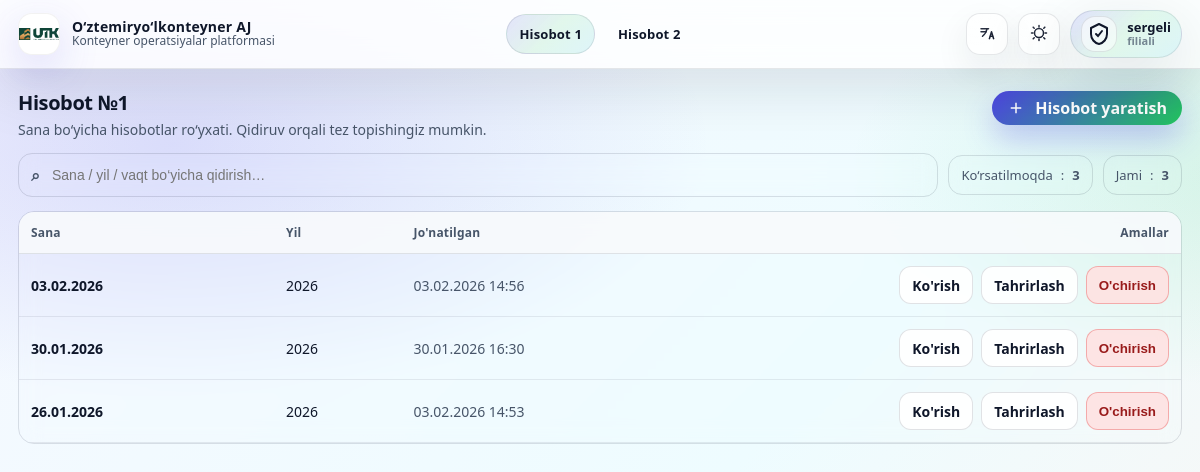
Page /station/table-1/ (signed in) on the earlier database version.
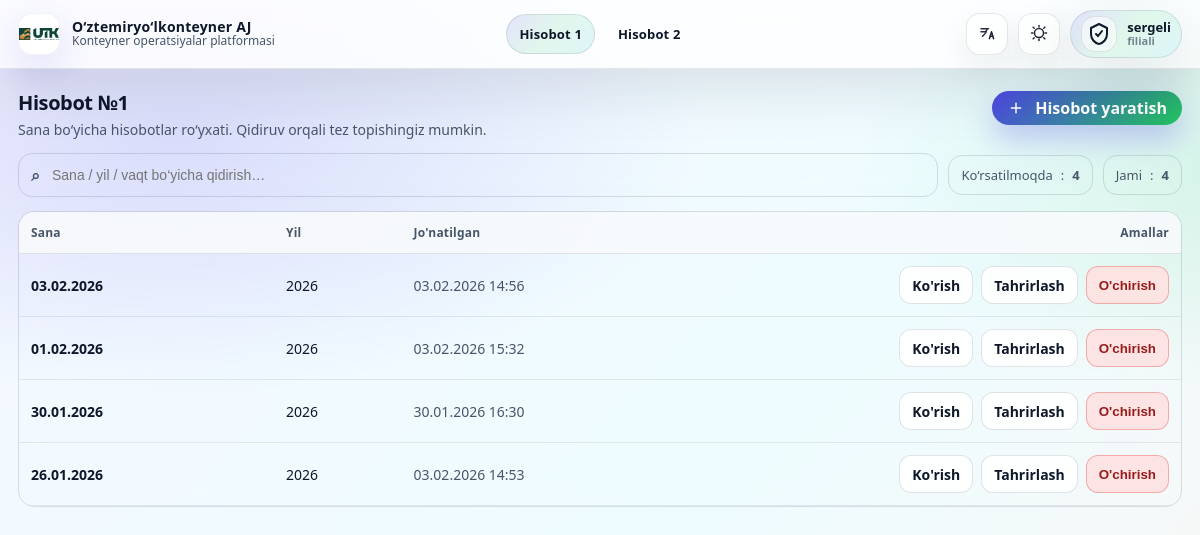
Same page on the later database version.
### reports/models.py (models this page shows, shortened)
class StationDailyTable1(models.Model):
    station_user = models.ForeignKey(User, on_delete=models.CASCADE, related_name='daily_table1')
    date = models.DateField()
    shift = models.CharField(max_length=10, choices=SHIFT_CHOICES)
    data = models.JSONField(default=dict)
    submitted_at = models.DateTimeField(auto_now=True)
    class Meta:
        unique_together = ('station_user', 'date', 'shift')

### reports/views.py (the view)
# urls.py: path('station/table-1/', station_table_1_list, name='station_table_1_list'),
@login_required
def station_table_1_list(request):
    if request.user.is_staff or request.user.is_superuser:
        return redirect("admin_table1_reports")
    qs = (
        StationDailyTable1.objects
        .filter(station_user=request.user, shift="total")
        .order_by("-date")
    )
    per_page = _read_int(request.GET.get("per_page")) or 10
    if per_page not in (5, 10, 20, 50):
        per_page = 10
    paginator = Paginator(qs, per_page)
    page_number = request.GET.get("page") or 1
    page_obj = paginator.get_page(page_number)
    rows = [{
        "date": obj.date,
        "year": obj.date.year,
        "submitted_at": getattr(obj, "submitted_at", None),
    } for obj in page_obj.object_list]
    existing_dates = set(qs.values_list("date", flat=True))
    return render(request, "station_table_1.html", {
        "rows": rows,
        "today": dt_date.today().strftime("%Y-%m-%d"),
        "existing_dates": existing_dates,
        "page_obj": page_obj,
        "paginator": paginator,
        "per_page": per_page,
    })

### reports/views.py (called while the page is built)
def _read_int(raw: str) -> int:
    raw = (raw or "").strip()
    if raw == "":
        return 0
    try:
        return int(raw)
    except (TypeError, ValueError):
        return 0

### templates/station_table_1.html (shortened to what this page needs)
{% extends "base.html" %}
{% block content %}
<div class="card">
  <div class="pagehead">
    <div>
      <h2 data-i18n="t1_reports_title">Hisobot №1</h2>
      <div class="subtext" data-i18n="t1_reports_sub">
        Sana bo‘yicha hisobotlar ro‘yxati. Qidiruv orqali tez topishingiz mumkin.
      </div>
    </div>
    <a class="btn-cta" href="{% url 'station_table_1_edit' today %}?new=1" data-i18n="create_report">
      <svg viewBox="0 0 24 24" fill="none" stroke-width="2">
        <path d="M12 5v14M5 12h14"/>
      </svg>
      Hisobot yaratish
    </a>
  </div>
  <div class="controls">
    <div class="search">
      <span class="ico">⌕</span>
      <input id="q" type="text"
             placeholder="Sana / yil / vaqt bo‘yicha qidirish…"
             data-i18n-placeholder="search_placeholder">
    </div>
    <div class="chip">
      <span data-i18n="shown">Ko‘rsatilmoqda</span>:
      <b id="shownCount">{{ rows|length }}</b>
    </div>
    <div class="chip">
      <span data-i18n="total">Jami</span>:
      <b id="totalCount">{{ paginator.count }}</b>
    </div>
  </div>
  <div class="tblwrap">
    <table class="tbl2" id="t1table">
      <thead>
        <tr>
          <th style="width:180px" data-i18n="col_date">Sana</th>
          <th style="width:90px" data-i18n="col_year">Yil</th>
          <th style="width:190px" data-i18n="col_sent">Jo'natilgan</th>
          <th style="width:360px;text-align:right" data-i18n="col_actions">Amallar</th>
        </tr>
      </thead>
      <tbody id="t1body">
        {% for r in rows %}
        <tr class="t1row"
            data-search="{{ r.date|date:'d.m.Y' }} {{ r.date|date:'Y-m-d' }} {{ r.year }} {% if r.submitted_at %}{{ r.submitted_at|date:'d.m.Y H:i' }}{% endif %}">
          <td class="dateCell"><b>{{ r.date|date:"d.m.Y" }}</b></td>
          <td>{{ r.year }}</td>
          <td class="mutedCell">
            {% if r.submitted_at %}{{ r.submitted_at|date:"d.m.Y H:i" }}{% else %}—{% endif %}
          </td>
          <td>
            <div class="actions">
              <a class="btn-soft" href="/station/table-1/view/{{ r.date|date:'Y-m-d' }}/" data-i18n="view">Ko'rish</a>
              <a class="btn-soft" href="/station/table-1/edit/{{ r.date|date:'Y-m-d' }}/" data-i18n="edit">Tahrirlash</a>
              <form method="post"
                    action="/station/table-1/delete/{{ r.date|date:'Y-m-d' }}/"
                    style="display:inline;"
                    onsubmit="return confirm(window.__t?.confirm_delete || 'Удалить отчёт?');">
                <button class="btn-danger" type="submit" data-i18n="delete">O'chirish</button>
              </form>
            </div>
          </td>
        </tr>
        {% empty %}
        <tr>
          <td colspan="4" style="padding:16px;color:var(--muted,#64748b)">
            <span data-i18n="empty">Пока нет отчётов. Нажми “Создать отчёт”.</span>
          </td>
        </tr>
        {% endfor %}
      </tbody>
    </table>
  </div>
</div>
{% endblock %}

Differences in the rows shown:
added StationDailyTable1: date "01.02.2026", submitted_at "03.02.2026 15:32"
Other differences:
{{ rows|length }}: "3" → "4"
{{ paginator.count }}: "3" → "4"
new list line: "2026 Ko'rish Tahrirlash O'chirish"
